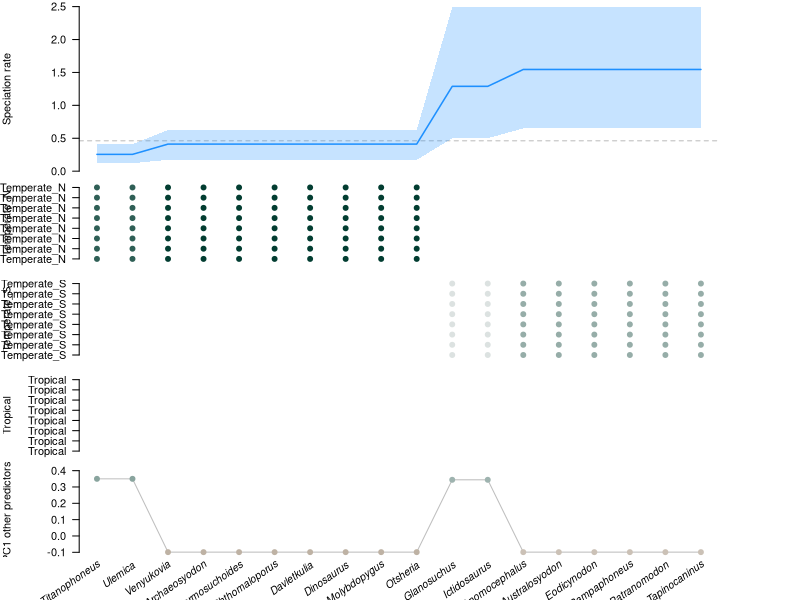

Write the R code that produced this figure. (Note: this script raises an error after producing the figure.)
pdf(file='C:/Users/SimoesLabAdmin/Documents/pt_diversity_rates/updated_occurrence_analyses/model_3/synapsida/combined_10_contribution_per_species_rates.pdf', width = 7, height = 6, useDingbats = FALSE, pointsize = 7)

ord_by_importance = function(s, consrank, rate_mean) {
  imp = consrank**2
  s = scale(s)
  imp = imp / sum(imp)
  #imp = imp / max(imp)
  s = t(t(s) * imp)
  p = prcomp(cbind(s, scale(rate_mean)))
  ord <- order(p$x[, 1])
  if (cor(1:length(rate_mean), rate_mean[ord]) < 0) {
     ord = order(p$x[, 1], decreasing = TRUE)
  }
  return(ord)
}

is_discrete <- function(x) {
  s = min(x):max(x)
  any(x == 0) && length(s) > 1 && all(s %in% unique(x))
}

combine_predictors <- function(shap, feat, feat_names, n_comb) {
  n_comb1 = n_comb + 1
  idx_comb = n_comb1:ncol(shap)
  shap[, n_comb1] = rowSums(shap[, idx_comb])
  shap = shap[, 1:n_comb1]
  comb_pred = t(do.call('rbind', feat[idx_comb]))
  pc1 = prcomp(comb_pred)$x[, 1]
  feat[[n_comb1]] = pc1
  feat[(n_comb + 2):(length(feat))] = NULL
  feat_names = feat_names[1:n_comb1]
  feat_names[n_comb1] = 'PC1 other predictors'
  out = vector(mode = 'list', length = 3)
  out[[1]] = shap
  out[[2]] = feat
  out[[3]] = feat_names
  return(out)
}

shap_heatmap <- function(shap, baseline, rates, species_names, feat,
                         feat_names, feat_states, rate_type = 'speciation', n_individual_pred = NULL) {
  nfeat = ncol(shap)
  if (!is.null(n_individual_pred)) {
    if ((n_individual_pred + 1) < nfeat) {
      comb_p = combine_predictors(shap, feat, feat_names, n_individual_pred)
      shap = comb_p[[1]]
      feat = comb_p[[2]]
      feat_names = comb_p[[3]]
      nfeat = ncol(shap)
    }
  }
  nspecies = nrow(shap)
  shap_pos = shap > 0
  shap_neg = shap < 0
  shap_sqrt = shap
  shap_sqrt[shap == 0] = 0
  offset_sqrt = 0.0
  shap_sqrt[shap_pos] = sqrt(shap[shap_pos] + offset_sqrt)
  shap_sqrt[shap_neg] = sqrt(-1 * shap[shap_neg] + offset_sqrt)
  max_pos = max(shap_sqrt[shap_pos])
  max_neg = max(shap_sqrt[shap_neg])
  steps_pos = round(max_pos / (max_pos + max_neg), 2) * 200
  steps_neg = round(max_neg / (max_pos + max_neg), 2) * 200
  # BrBG diverging colors
  total_steps = steps_pos + steps_neg
  max_steps = max(c(steps_pos, steps_neg))
  col_pos = colorRampPalette(c('#F5F5F5', '#543005'))(max_steps)
  col_neg = colorRampPalette(c('#F5F5F5', '#003C30'))(max_steps)
  col_pos = col_pos[1:steps_pos]
  col_neg = col_neg[1:steps_neg]
  shap_col = shap
  shap_col[shap == 0] = '#F5F5F5'
  col_idx = findInterval(shap_sqrt[shap_pos], seq(sqrt(offset_sqrt), max_pos, length.out = steps_pos), all.inside = TRUE)
  shap_col[shap_pos] = col_pos[col_idx]
  col_idx = findInterval(shap_sqrt[shap_neg], seq(sqrt(offset_sqrt), max_neg, length.out = steps_neg), all.inside = TRUE)
  shap_col[shap_neg] = col_neg[col_idx]
  species_names = gsub('_', ' ', species_names)
  # Plot
  h = 0.15
  if (nfeat < 10) {
    h = seq(0.4, 0.1, length.out = 9)
    h = h[nfeat]
  }
  heights = c(h, rep((1 - 1.25 * h)/nfeat, nfeat), h/4)
  rate_name = 'Speciation rate'
  rate_col = 'dodgerblue'
  if (rate_type == 'extinction') {
    rate_name = 'Extinction rate'
    rate_col = 'red'
  }
  if (rate_type == 'sampling') {
    rate_name = 'Sampling rate'
    rate_col = 'burlywood2'
  }
  layout(cbind(c(1, 2:(nfeat+2)), c(nfeat + 3, rep(nfeat + 4, nfeat), nfeat + 5)),
         heights = heights, widths = c(0.9, 0.1))
  # Rates per species
  par(las = 1, mar = c(0.1, 6, 0.5, 0.1), mgp = c(5, 1, 0))
  cex_lab = 2 / sqrt(length(feat_names))
  cex_lab = ifelse(cex_lab > 1, 1, cex_lab)
  y_tck = pretty(range(rates, na.rm = TRUE), n = 5)
  plot(0, 0, type = 'n', xaxs = 'i', yaxs = 'i',
       xlim = c(0, nspecies), ylim = range(y_tck),
       axes = FALSE, ylab = rate_name, cex.lab = cex_lab)
  abline(h = baseline, lty = 2, col = 'grey')
  x = c(1:nspecies) - 0.5
  polygon(c(x, rev(x)), c(rates[, 2], rev(rates[, 3])), col = adjustcolor(rate_col, alpha = 0.25), border = NA)
  lines(x, rates[, 1], col = rate_col, lwd = 1.5)
  axis(side = 2, at = y_tck, cex.axis = cex_lab)
  # Shape values
  species_x = c(1:nspecies) - 0.5
  for (i in 1:nfeat) {
    f = feat[[i]]
    if (is.null(dim(f))) {
      d = is_discrete(f)
      y_tck = pretty(range(f), n = 5)
      ylim = range(y_tck)
      if (d) {
        ylim = c(min(f) - 0.5, max(f) + 0.5)
      }
      plot(species_x, f, type = 'n', ylim = ylim,
           xlim = c(0, nspecies), xaxs = 'i', axes = FALSE,
           xlab = '', ylab = feat_names[i], cex.lab = cex_lab)
      if (!d) {
        lines(species_x, f, col = 'grey')
        axis(side = 2, at = y_tck, cex.axis = cex_lab)
      }
      else {
        axis(side = 2, at = min(f):max(f), cex.axis = cex_lab)
      }
      points(species_x, f, pch = 19, col = shap_col[, i])
    }
    else {
      nr = nrow(f)
      plot(0, 0, type = 'n', ylim = c(1 - 0.5, nr + 0.5),
           xlim = c(0, nspecies), xaxs = 'i', axes = FALSE,
           xlab = '', ylab = feat_names[i], cex.lab = cex_lab)
      axis(side = 2, at = 1:nr, labels = feat_states[[i]], cex.axis = cex_lab)
      for (j in 1:nr) {
        fj = f[j, ]
        idx = fj == 1
        points(species_x[idx], rep(j, sum(idx)), pch = 19, col = shap_col[idx, i])
      }
    }
  }
  # Species names
  par(mar = c(0.1, 6, 0.5, 0.1), mgp = c(3, 0.1, 0))
  plot(0, 0, type = 'n', xlim = c(0, nspecies), ylim = c(0, 3),
       xaxs = 'i', axes = FALSE, xlab = '', ylab = '')
  text(x = species_x, y = 3, labels = species_names,
       xpd = NA, srt = 35, adj = 0.965,
       cex = 4 / sqrt(length(species_names)), font = 3)
  # Empty plot
  plot(0, 0, type = 'n', axes = FALSE, xlab = '', ylab = '')
  # Legend
  col = c(rev(col_neg), col_pos)
  n_lead_digit = nchar(as.character(max(round(abs(shap)))))
  par(mar = c(4, 0.5, 0.5, 0.5), mgp = c(3, 1, 0))
  plot(0, 0, type = 'n', xlab = '', ylab = '', axes = FALSE,
       xlim = c(0, 2), ylim = c(0, 1.05 * total_steps))
  for (j in 1:total_steps) {
    rect(0, j - 1, 0.7, j, border = col[j], col = col[j])
  }
  rect(0, 0, 0.7, total_steps, border = 'black')
  lines(x = c(0.7, 1.0), y = rep(steps_neg, 2))
  text(x = 0, y = 1.05 * total_steps, labels = 'Rate change', adj = c(0, 0.5))
  a = c(1, 0.5) # right align
  text(x = 2, y = steps_neg, labels = sprintf(paste0('%.', 3 - n_lead_digit, 'f'), 0), adj = a)
  n_tck = 4
  s = seq(sqrt(offset_sqrt), max(c(max_pos, max_neg)), length.out = n_tck)
  pos = (s / s[n_tck]) * max_steps
  pos = pos[-1]
  s = s[-1]
  for (i in 1:length(pos)) {
    p = steps_neg + pos[i]
    if (p <= total_steps) {
      lines(x = c(0.7, 1.0), y = rep(p, 2))
      text(x = 2, y = p, adj = a, labels = sprintf(paste0('%.', 3 - n_lead_digit, 'f'), s[i]**2))
    }
    p = steps_neg - pos[i]
    if (p >= 0) {
      lines(x = c(0.7, 1.0), y = rep(p, 2))
      text(x = 2, y = p, adj = a, labels = sprintf(paste0('%.', 3 - n_lead_digit, 'f'), -(s[i]**2)))
    }
  }
}

consrank=c(3.0, 0.0,2.0,1.0,4.0,5.0)
consrank2 = order(consrank, decreasing = FALSE)
consrank = order(consrank, decreasing = TRUE)
shap_list = list()
shap_list[[1]]=c(0.017221891577912627, 0.008059756276779809,0.017221891577912627,0.008059756276779809,0.008059756276779809,0.008059756276779809,0.008059756276779809,0.017221891577912627,-0.13699337859302438,-0.13699337859302438,0.008059756276779809,0.008059756276779809,0.017221891577912627,0.017221891577912627,0.017221891577912627,-0.2167291476437822,-0.2167291476437822,0.008059756071888842)
shap_list[[2]]=c(0.31320530359393783, -0.7774725293507799,0.31320530359393783,-0.7774725293507799,-0.7774725293507799,-0.7774725293507799,-0.7774725293507799,0.31320530359393783,0.34448318486721324,0.34448318486721324,-0.7774725293507799,-0.7774725293507799,0.31320530359393783,0.31320530359393783,0.31320530359393783,-0.5062150824069976,-0.5062150824069976,-0.7774725293507799)
shap_list[[3]]=c(0.06361960354975421, 0.11785518849268556,0.06361960354975421,0.11785518849268556,0.11785518849268556,0.11785518849268556,0.11785518849268556,0.06361960354975421,0.07310901836433151,0.07310901836433151,0.11785518849268556,0.11785518849268556,0.06361960354975421,0.06361960354975421,0.06361960354975421,0.10239451135508716,0.10239451135508716,0.1178551884368062)
shap_list[[4]]=c(-0.11841924659781149, 0.12879099231678992,-0.11841924659781149,0.12879099231678992,0.12879099231678992,0.12879099231678992,0.12879099231678992,-0.11841924659781149,-0.009116903798021854,-0.009116903798021854,0.12879099231678992,0.12879099231678992,-0.11841924659781149,-0.11841924659781149,-0.11841924659781149,0.04316778622334823,0.04316778622334823,0.1287909921258688)
shap_list[[5]]=c(0.017904623272625268, 0.040217961405287495,0.017904623272625268,0.040217961405287495,0.040217961405287495,0.040217961405287495,0.040217961405287495,0.017904623272625268,0.01834690165357055,0.01834690165357055,0.040217961405287495,0.040217961405287495,0.017904623272625268,0.017904623272625268,0.017904623272625268,0.031988420301931914,0.031988420301931914,0.04021796131215524)
shap_list[[6]]=c(0.018676142422358256, 0.04325405011884868,0.018676142422358256,0.04325405011884868,0.04325405011884868,0.04325405011884868,0.04325405011884868,0.018676142422358256,0.019087618813814444,0.019087618813814444,0.04325405011884868,0.04325405011884868,0.018676142422358256,0.018676142422358256,0.018676142422358256,0.03391521128534805,0.03391521128534805,0.0432540510315448)
shap = do.call('cbind', shap_list)
baseline = 0.46161743611097333
rate=c(1.5451695605565328, 0.4116093050991185,1.5451695605565328,0.4116093050991185,0.4116093050991185,0.4116093050991185,0.4116093050991185,1.5451695605565328,1.288620996037971,1.288620996037971,0.4116093050991185,0.4116093050991185,1.5451695605565328,1.5451695605565328,1.5451695605565328,0.2553761107329046,0.2553761107329046,0.41160930395824835)
rate_lwr=c(0.6500270664691925, 0.17210878059267998,0.6500270664691925,0.17210878059267998,0.17210878059267998,0.17210878059267998,0.17210878059267998,0.6500270664691925,0.5001069838181138,0.5001069838181138,0.17210878059267998,0.17210878059267998,0.6500270664691925,0.6500270664691925,0.6500270664691925,0.12198031321167946,0.12198031321167946,0.17210878059267998)
rate_upr=c(2.4982909709215164, 0.6254307143390179,2.4982909709215164,0.6254307143390179,0.6254307143390179,0.6254307143390179,0.6254307143390179,2.4982909709215164,2.4864135198295116,2.4864135198295116,0.6254307143390179,0.6254307143390179,2.4982909709215164,2.4982909709215164,2.4982909709215164,0.4084222633391619,0.4084222633391619,0.6254307143390179)
rates = cbind(rate, rate_lwr, rate_upr)
species_names = c()
species_names = c(species_names, 'Anomocephalus')
species_names = c(species_names, 'Archaeosyodon')
species_names = c(species_names, 'Australosyodon')
species_names = c(species_names, 'Biarmosuchoides')
species_names = c(species_names, 'Chthomaloporus')
species_names = c(species_names, 'Davletkulia')
species_names = c(species_names, 'Dinosaurus')
species_names = c(species_names, 'Eodicynodon')
species_names = c(species_names, 'Glanosuchus')
species_names = c(species_names, 'Ictidosaurus')
species_names = c(species_names, 'Molybdopygus')
species_names = c(species_names, 'Otsheria')
species_names = c(species_names, 'Pampaphoneus')
species_names = c(species_names, 'Patranomodon')
species_names = c(species_names, 'Tapinocaninus')
species_names = c(species_names, 'Titanophoneus')
species_names = c(species_names, 'Ulemica')
species_names = c(species_names, 'Venyukovia')
feat_names = c()
feat_names = c(feat_names, 'lat_range_z_trans')
feat_names = c(feat_names, 'Temperate_N')
feat_names = c(feat_names, 'Tropical')
feat_names = c(feat_names, 'Temperate_S')
feat_names = c(feat_names, 'Antarctic')
feat_names = c(feat_names, 'time')
ord = ord_by_importance(shap, consrank, rate)
shap_ord = shap[ord, consrank2, drop = FALSE]
rates_ord = rates[ord, ]
species_names_ord = species_names[ord]
feat_names_ord = feat_names[consrank2]
feat = vector(mode = 'list', length = 6)
feat_states = vector(mode = 'list', length = 6)
tmp = vector(mode = 'list', length = 8)
tmp_states = c()
tmp[[1]]=c(-0.2974245548248291, -0.2974245548248291,-0.2974245548248291,-0.2974245548248291,-0.2974245548248291,-0.2974245548248291,-0.2974245548248291,-0.2974245548248291,-0.1407773196697235,-0.1407773196697235,-0.2974245548248291,-0.2974245548248291,-0.2974245548248291,-0.2974245548248291,-0.2974245548248291,-0.13867215812206268,-0.13867215812206268,-0.2974245548248291)
tmp_states = c(tmp_states, 'lat_range_z_trans')
tmp[[14]]=c(-0.2974245548248291, -0.2974245548248291,-0.2974245548248291,-0.2974245548248291,-0.2974245548248291,-0.2974245548248291,-0.2974245548248291,-0.2974245548248291,-0.1407773196697235,-0.1407773196697235,-0.2974245548248291,-0.2974245548248291,-0.2974245548248291,-0.2974245548248291,-0.2974245548248291,-0.13867215812206268,-0.13867215812206268,-0.2974245548248291)
tmp_states = c(tmp_states, 'lat_range_z_trans')
tmp[[27]]=c(-0.2974245548248291, -0.2974245548248291,-0.2974245548248291,-0.2974245548248291,-0.2974245548248291,-0.2974245548248291,-0.2974245548248291,-0.2974245548248291,-0.1407773196697235,-0.1407773196697235,-0.2974245548248291,-0.2974245548248291,-0.2974245548248291,-0.2974245548248291,-0.2974245548248291,-0.13867215812206268,-0.13867215812206268,-0.2974245548248291)
tmp_states = c(tmp_states, 'lat_range_z_trans')
tmp[[40]]=c(-0.2974245548248291, -0.2974245548248291,-0.2974245548248291,-0.2974245548248291,-0.2974245548248291,-0.2974245548248291,-0.2974245548248291,-0.2974245548248291,-0.1407773196697235,-0.1407773196697235,-0.2974245548248291,-0.2974245548248291,-0.2974245548248291,-0.2974245548248291,-0.2974245548248291,-0.13867215812206268,-0.13867215812206268,-0.2974245548248291)
tmp_states = c(tmp_states, 'lat_range_z_trans')
tmp[[53]]=c(-0.2974245548248291, -0.2974245548248291,-0.2974245548248291,-0.2974245548248291,-0.2974245548248291,-0.2974245548248291,-0.2974245548248291,-0.2974245548248291,-0.1407773196697235,-0.1407773196697235,-0.2974245548248291,-0.2974245548248291,-0.2974245548248291,-0.2974245548248291,-0.2974245548248291,-0.13867215812206268,-0.13867215812206268,-0.2974245548248291)
tmp_states = c(tmp_states, 'lat_range_z_trans')
tmp[[66]]=c(-0.2974245548248291, -0.2974245548248291,-0.2974245548248291,-0.2974245548248291,-0.2974245548248291,-0.2974245548248291,-0.2974245548248291,-0.2974245548248291,-0.1407773196697235,-0.1407773196697235,-0.2974245548248291,-0.2974245548248291,-0.2974245548248291,-0.2974245548248291,-0.2974245548248291,-0.13867215812206268,-0.13867215812206268,-0.2974245548248291)
tmp_states = c(tmp_states, 'lat_range_z_trans')
tmp[[79]]=c(-0.2974245548248291, -0.2974245548248291,-0.2974245548248291,-0.2974245548248291,-0.2974245548248291,-0.2974245548248291,-0.2974245548248291,-0.2974245548248291,-0.1407773196697235,-0.1407773196697235,-0.2974245548248291,-0.2974245548248291,-0.2974245548248291,-0.2974245548248291,-0.2974245548248291,-0.13867215812206268,-0.13867215812206268,-0.2974245548248291)
tmp_states = c(tmp_states, 'lat_range_z_trans')
tmp[[92]]=c(-0.2974245548248291, -0.2974245548248291,-0.2974245548248291,-0.2974245548248291,-0.2974245548248291,-0.2974245548248291,-0.2974245548248291,-0.2974245548248291,-0.1407773196697235,-0.1407773196697235,-0.2974245548248291,-0.2974245548248291,-0.2974245548248291,-0.2974245548248291,-0.2974245548248291,-0.13867215812206268,-0.13867215812206268,-0.2974245548248291)
tmp_states = c(tmp_states, 'lat_range_z_trans')
tmp = do.call('rbind', tmp)
feat[[1]] = tmp[, ord]
feat_states[[1]] = tmp_states
tmp = vector(mode = 'list', length = 8)
tmp_states = c()
tmp[[2]]=c(0.0, 1.0,0.0,1.0,1.0,1.0,1.0,0.0,0.0,0.0,1.0,1.0,0.0,0.0,0.0,1.0,1.0,1.0)
tmp_states = c(tmp_states, 'Temperate_N')
tmp[[15]]=c(0.0, 1.0,0.0,1.0,1.0,1.0,1.0,0.0,0.0,0.0,1.0,1.0,0.0,0.0,0.0,1.0,1.0,1.0)
tmp_states = c(tmp_states, 'Temperate_N')
tmp[[28]]=c(0.0, 1.0,0.0,1.0,1.0,1.0,1.0,0.0,0.0,0.0,1.0,1.0,0.0,0.0,0.0,1.0,1.0,1.0)
tmp_states = c(tmp_states, 'Temperate_N')
tmp[[41]]=c(0.0, 1.0,0.0,1.0,1.0,1.0,1.0,0.0,0.0,0.0,1.0,1.0,0.0,0.0,0.0,1.0,1.0,1.0)
tmp_states = c(tmp_states, 'Temperate_N')
tmp[[54]]=c(0.0, 1.0,0.0,1.0,1.0,1.0,1.0,0.0,0.0,0.0,1.0,1.0,0.0,0.0,0.0,1.0,1.0,1.0)
tmp_states = c(tmp_states, 'Temperate_N')
tmp[[67]]=c(0.0, 1.0,0.0,1.0,1.0,1.0,1.0,0.0,0.0,0.0,1.0,1.0,0.0,0.0,0.0,1.0,1.0,1.0)
tmp_states = c(tmp_states, 'Temperate_N')
tmp[[80]]=c(0.0, 1.0,0.0,1.0,1.0,1.0,1.0,0.0,0.0,0.0,1.0,1.0,0.0,0.0,0.0,1.0,1.0,1.0)
tmp_states = c(tmp_states, 'Temperate_N')
tmp[[93]]=c(0.0, 1.0,0.0,1.0,1.0,1.0,1.0,0.0,0.0,0.0,1.0,1.0,0.0,0.0,0.0,1.0,1.0,1.0)
tmp_states = c(tmp_states, 'Temperate_N')
tmp = do.call('rbind', tmp)
feat[[2]] = tmp[, ord]
feat_states[[2]] = tmp_states
tmp = vector(mode = 'list', length = 8)
tmp_states = c()
tmp[[3]]=c(0.0, 0.0,0.0,0.0,0.0,0.0,0.0,0.0,0.0,0.0,0.0,0.0,0.0,0.0,0.0,0.0,0.0,0.0)
tmp_states = c(tmp_states, 'Tropical')
tmp[[16]]=c(0.0, 0.0,0.0,0.0,0.0,0.0,0.0,0.0,0.0,0.0,0.0,0.0,0.0,0.0,0.0,0.0,0.0,0.0)
tmp_states = c(tmp_states, 'Tropical')
tmp[[29]]=c(0.0, 0.0,0.0,0.0,0.0,0.0,0.0,0.0,0.0,0.0,0.0,0.0,0.0,0.0,0.0,0.0,0.0,0.0)
tmp_states = c(tmp_states, 'Tropical')
tmp[[42]]=c(0.0, 0.0,0.0,0.0,0.0,0.0,0.0,0.0,0.0,0.0,0.0,0.0,0.0,0.0,0.0,0.0,0.0,0.0)
tmp_states = c(tmp_states, 'Tropical')
tmp[[55]]=c(0.0, 0.0,0.0,0.0,0.0,0.0,0.0,0.0,0.0,0.0,0.0,0.0,0.0,0.0,0.0,0.0,0.0,0.0)
tmp_states = c(tmp_states, 'Tropical')
tmp[[68]]=c(0.0, 0.0,0.0,0.0,0.0,0.0,0.0,0.0,0.0,0.0,0.0,0.0,0.0,0.0,0.0,0.0,0.0,0.0)
tmp_states = c(tmp_states, 'Tropical')
tmp[[81]]=c(0.0, 0.0,0.0,0.0,0.0,0.0,0.0,0.0,0.0,0.0,0.0,0.0,0.0,0.0,0.0,0.0,0.0,0.0)
tmp_states = c(tmp_states, 'Tropical')
tmp[[94]]=c(0.0, 0.0,0.0,0.0,0.0,0.0,0.0,0.0,0.0,0.0,0.0,0.0,0.0,0.0,0.0,0.0,0.0,0.0)
tmp_states = c(tmp_states, 'Tropical')
tmp = do.call('rbind', tmp)
feat[[3]] = tmp[, ord]
feat_states[[3]] = tmp_states
tmp = vector(mode = 'list', length = 8)
tmp_states = c()
tmp[[4]]=c(1.0, 0.0,1.0,0.0,0.0,0.0,0.0,1.0,1.0,1.0,0.0,0.0,1.0,1.0,1.0,0.0,0.0,0.0)
tmp_states = c(tmp_states, 'Temperate_S')
tmp[[17]]=c(1.0, 0.0,1.0,0.0,0.0,0.0,0.0,1.0,1.0,1.0,0.0,0.0,1.0,1.0,1.0,0.0,0.0,0.0)
tmp_states = c(tmp_states, 'Temperate_S')
tmp[[30]]=c(1.0, 0.0,1.0,0.0,0.0,0.0,0.0,1.0,1.0,1.0,0.0,0.0,1.0,1.0,1.0,0.0,0.0,0.0)
tmp_states = c(tmp_states, 'Temperate_S')
tmp[[43]]=c(1.0, 0.0,1.0,0.0,0.0,0.0,0.0,1.0,1.0,1.0,0.0,0.0,1.0,1.0,1.0,0.0,0.0,0.0)
tmp_states = c(tmp_states, 'Temperate_S')
tmp[[56]]=c(1.0, 0.0,1.0,0.0,0.0,0.0,0.0,1.0,1.0,1.0,0.0,0.0,1.0,1.0,1.0,0.0,0.0,0.0)
tmp_states = c(tmp_states, 'Temperate_S')
tmp[[69]]=c(1.0, 0.0,1.0,0.0,0.0,0.0,0.0,1.0,1.0,1.0,0.0,0.0,1.0,1.0,1.0,0.0,0.0,0.0)
tmp_states = c(tmp_states, 'Temperate_S')
tmp[[82]]=c(1.0, 0.0,1.0,0.0,0.0,0.0,0.0,1.0,1.0,1.0,0.0,0.0,1.0,1.0,1.0,0.0,0.0,0.0)
tmp_states = c(tmp_states, 'Temperate_S')
tmp[[95]]=c(1.0, 0.0,1.0,0.0,0.0,0.0,0.0,1.0,1.0,1.0,0.0,0.0,1.0,1.0,1.0,0.0,0.0,0.0)
tmp_states = c(tmp_states, 'Temperate_S')
tmp = do.call('rbind', tmp)
feat[[4]] = tmp[, ord]
feat_states[[4]] = tmp_states
tmp = vector(mode = 'list', length = 8)
tmp_states = c()
tmp[[5]]=c(0.0, 0.0,0.0,0.0,0.0,0.0,0.0,0.0,0.0,0.0,0.0,0.0,0.0,0.0,0.0,0.0,0.0,0.0)
tmp_states = c(tmp_states, 'Antarctic')
tmp[[18]]=c(0.0, 0.0,0.0,0.0,0.0,0.0,0.0,0.0,0.0,0.0,0.0,0.0,0.0,0.0,0.0,0.0,0.0,0.0)
tmp_states = c(tmp_states, 'Antarctic')
tmp[[31]]=c(0.0, 0.0,0.0,0.0,0.0,0.0,0.0,0.0,0.0,0.0,0.0,0.0,0.0,0.0,0.0,0.0,0.0,0.0)
tmp_states = c(tmp_states, 'Antarctic')
tmp[[44]]=c(0.0, 0.0,0.0,0.0,0.0,0.0,0.0,0.0,0.0,0.0,0.0,0.0,0.0,0.0,0.0,0.0,0.0,0.0)
tmp_states = c(tmp_states, 'Antarctic')
tmp[[57]]=c(0.0, 0.0,0.0,0.0,0.0,0.0,0.0,0.0,0.0,0.0,0.0,0.0,0.0,0.0,0.0,0.0,0.0,0.0)
tmp_states = c(tmp_states, 'Antarctic')
tmp[[70]]=c(0.0, 0.0,0.0,0.0,0.0,0.0,0.0,0.0,0.0,0.0,0.0,0.0,0.0,0.0,0.0,0.0,0.0,0.0)
tmp_states = c(tmp_states, 'Antarctic')
tmp[[83]]=c(0.0, 0.0,0.0,0.0,0.0,0.0,0.0,0.0,0.0,0.0,0.0,0.0,0.0,0.0,0.0,0.0,0.0,0.0)
tmp_states = c(tmp_states, 'Antarctic')
tmp[[96]]=c(0.0, 0.0,0.0,0.0,0.0,0.0,0.0,0.0,0.0,0.0,0.0,0.0,0.0,0.0,0.0,0.0,0.0,0.0)
tmp_states = c(tmp_states, 'Antarctic')
tmp = do.call('rbind', tmp)
feat[[5]] = tmp[, ord]
feat_states[[5]] = tmp_states
tmp = vector(mode = 'list', length = 8)
tmp_states = c()
tmp[[13]]=c(269.24935560075755, 269.24935560075755,269.24935560075755,269.24935560075755,269.24935560075755,269.24935560075755,269.24935560075755,269.24935560075755,269.24935560075755,269.24935560075755,269.24935560075755,269.24935560075755,269.24935560075755,269.24935560075755,269.24935560075755,269.24935560075755,269.24935560075755,269.24935560075755)
tmp_states = c(tmp_states, 'time')
tmp[[26]]=c(269.24935560075755, 269.24935560075755,269.24935560075755,269.24935560075755,269.24935560075755,269.24935560075755,269.24935560075755,269.24935560075755,269.24935560075755,269.24935560075755,269.24935560075755,269.24935560075755,269.24935560075755,269.24935560075755,269.24935560075755,269.24935560075755,269.24935560075755,269.24935560075755)
tmp_states = c(tmp_states, 'time')
tmp[[39]]=c(269.24935560075755, 269.24935560075755,269.24935560075755,269.24935560075755,269.24935560075755,269.24935560075755,269.24935560075755,269.24935560075755,269.24935560075755,269.24935560075755,269.24935560075755,269.24935560075755,269.24935560075755,269.24935560075755,269.24935560075755,269.24935560075755,269.24935560075755,269.24935560075755)
tmp_states = c(tmp_states, 'time')
tmp[[52]]=c(269.24935560075755, 269.24935560075755,269.24935560075755,269.24935560075755,269.24935560075755,269.24935560075755,269.24935560075755,269.24935560075755,269.24935560075755,269.24935560075755,269.24935560075755,269.24935560075755,269.24935560075755,269.24935560075755,269.24935560075755,269.24935560075755,269.24935560075755,269.24935560075755)
tmp_states = c(tmp_states, 'time')
tmp[[65]]=c(269.24935560075755, 269.24935560075755,269.24935560075755,269.24935560075755,269.24935560075755,269.24935560075755,269.24935560075755,269.24935560075755,269.24935560075755,269.24935560075755,269.24935560075755,269.24935560075755,269.24935560075755,269.24935560075755,269.24935560075755,269.24935560075755,269.24935560075755,269.24935560075755)
tmp_states = c(tmp_states, 'time')
tmp[[78]]=c(269.24935560075755, 269.24935560075755,269.24935560075755,269.24935560075755,269.24935560075755,269.24935560075755,269.24935560075755,269.24935560075755,269.24935560075755,269.24935560075755,269.24935560075755,269.24935560075755,269.24935560075755,269.24935560075755,269.24935560075755,269.24935560075755,269.24935560075755,269.24935560075755)
tmp_states = c(tmp_states, 'time')
tmp[[91]]=c(269.24935560075755, 269.24935560075755,269.24935560075755,269.24935560075755,269.24935560075755,269.24935560075755,269.24935560075755,269.24935560075755,269.24935560075755,269.24935560075755,269.24935560075755,269.24935560075755,269.24935560075755,269.24935560075755,269.24935560075755,269.24935560075755,269.24935560075755,269.24935560075755)
tmp_states = c(tmp_states, 'time')
tmp[[104]]=c(269.24935560075755, 269.24935560075755,269.24935560075755,269.24935560075755,269.24935560075755,269.24935560075755,269.24935560075755,269.24935560075755,269.24935560075755,269.24935560075755,269.24935560075755,269.24935560075755,269.24935560075755,269.24935560075755,269.24935560075755,269.24935560075755,269.24935560075755,269.24935560075755)
tmp_states = c(tmp_states, 'time')
tmp = do.call('rbind', tmp)
feat[[6]] = tmp[, ord]
feat_states[[6]] = tmp_states
feat_ord = feat[consrank2]
feat_states_ord = feat_states[consrank2]
shap_heatmap(shap_ord, baseline, rates_ord, species_names_ord, feat_ord,
             feat_names_ord, feat_states_ord, rate_type = 'speciation', n_individual_pred = 3)

consrank=c(2.0, 0.0,3.0,1.0,5.0,4.0)
consrank2 = order(consrank, decreasing = FALSE)
consrank = order(consrank, decreasing = TRUE)
shap_list = list()
shap_list[[1]]=c(0.07516311138053425,0.07516311138053425)
shap_list[[2]]=c(-0.3821129238069989,-0.3821129238069989)
shap_list[[3]]=c(0.0958427345778182,0.0958427345778182)
shap_list[[4]]=c(0.1411302134837024,0.1411302134837024)
shap_list[[5]]=c(0.013791103555704468,0.013791103555704468)
shap_list[[6]]=c(0.013791107873548753,0.013791107873548753)
shap = do.call('cbind', shap_list)
baseline = 0.2701186527684331
rate=c(0.35184393183408247,0.35184393183408247)
rate_lwr=c(0.1457412801682949,0.1457412801682949)
rate_upr=c(0.5271315667778254,0.5271315667778254)
rates = cbind(rate, rate_lwr, rate_upr)
species_names = c()
species_names = c(species_names, 'Davletkulia')
species_names = c(species_names, 'Raranimus')
feat_names = c()
feat_names = c(feat_names, 'lat_range_z_trans')
feat_names = c(feat_names, 'Temperate_N')
feat_names = c(feat_names, 'Tropical')
feat_names = c(feat_names, 'Temperate_S')
feat_names = c(feat_names, 'Antarctic')
feat_names = c(feat_names, 'time')
ord = ord_by_importance(shap, consrank, rate)
shap_ord = shap[ord, consrank2, drop = FALSE]
rates_ord = rates[ord, ]
species_names_ord = species_names[ord]
feat_names_ord = feat_names[consrank2]
feat = vector(mode = 'list', length = 6)
feat_states = vector(mode = 'list', length = 6)
tmp = vector(mode = 'list', length = 8)
tmp_states = c()
tmp[[1]]=c(-0.2974245548248291,-0.2974245548248291)
tmp_states = c(tmp_states, 'lat_range_z_trans')
tmp[[14]]=c(-0.2974245548248291,-0.2974245548248291)
tmp_states = c(tmp_states, 'lat_range_z_trans')
tmp[[27]]=c(-0.2974245548248291,-0.2974245548248291)
tmp_states = c(tmp_states, 'lat_range_z_trans')
tmp[[40]]=c(-0.2974245548248291,-0.2974245548248291)
tmp_states = c(tmp_states, 'lat_range_z_trans')
tmp[[53]]=c(-0.2974245548248291,-0.2974245548248291)
tmp_states = c(tmp_states, 'lat_range_z_trans')
tmp[[66]]=c(-0.2974245548248291,-0.2974245548248291)
tmp_states = c(tmp_states, 'lat_range_z_trans')
tmp[[79]]=c(-0.2974245548248291,-0.2974245548248291)
tmp_states = c(tmp_states, 'lat_range_z_trans')
tmp[[92]]=c(-0.2974245548248291,-0.2974245548248291)
tmp_states = c(tmp_states, 'lat_range_z_trans')
tmp = do.call('rbind', tmp)
feat[[1]] = tmp[, ord]
feat_states[[1]] = tmp_states
tmp = vector(mode = 'list', length = 8)
tmp_states = c()
tmp[[2]]=c(1.0,1.0)
tmp_states = c(tmp_states, 'Temperate_N')
tmp[[15]]=c(1.0,1.0)
tmp_states = c(tmp_states, 'Temperate_N')
tmp[[28]]=c(1.0,1.0)
tmp_states = c(tmp_states, 'Temperate_N')
tmp[[41]]=c(1.0,1.0)
tmp_states = c(tmp_states, 'Temperate_N')
tmp[[54]]=c(1.0,1.0)
tmp_states = c(tmp_states, 'Temperate_N')
tmp[[67]]=c(1.0,1.0)
tmp_states = c(tmp_states, 'Temperate_N')
tmp[[80]]=c(1.0,1.0)
tmp_states = c(tmp_states, 'Temperate_N')
tmp[[93]]=c(1.0,1.0)
tmp_states = c(tmp_states, 'Temperate_N')
tmp = do.call('rbind', tmp)
feat[[2]] = tmp[, ord]
feat_states[[2]] = tmp_states
tmp = vector(mode = 'list', length = 8)
tmp_states = c()
tmp[[3]]=c(0.0,0.0)
tmp_states = c(tmp_states, 'Tropical')
tmp[[16]]=c(0.0,0.0)
tmp_states = c(tmp_states, 'Tropical')
tmp[[29]]=c(0.0,0.0)
tmp_states = c(tmp_states, 'Tropical')
tmp[[42]]=c(0.0,0.0)
tmp_states = c(tmp_states, 'Tropical')
tmp[[55]]=c(0.0,0.0)
tmp_states = c(tmp_states, 'Tropical')
tmp[[68]]=c(0.0,0.0)
tmp_states = c(tmp_states, 'Tropical')
tmp[[81]]=c(0.0,0.0)
tmp_states = c(tmp_states, 'Tropical')
tmp[[94]]=c(0.0,0.0)
tmp_states = c(tmp_states, 'Tropical')
tmp = do.call('rbind', tmp)
feat[[3]] = tmp[, ord]
feat_states[[3]] = tmp_states
tmp = vector(mode = 'list', length = 8)
tmp_states = c()
tmp[[4]]=c(0.0,0.0)
tmp_states = c(tmp_states, 'Temperate_S')
tmp[[17]]=c(0.0,0.0)
tmp_states = c(tmp_states, 'Temperate_S')
tmp[[30]]=c(0.0,0.0)
tmp_states = c(tmp_states, 'Temperate_S')
tmp[[43]]=c(0.0,0.0)
tmp_states = c(tmp_states, 'Temperate_S')
tmp[[56]]=c(0.0,0.0)
tmp_states = c(tmp_states, 'Temperate_S')
tmp[[69]]=c(0.0,0.0)
tmp_states = c(tmp_states, 'Temperate_S')
tmp[[82]]=c(0.0,0.0)
tmp_states = c(tmp_states, 'Temperate_S')
tmp[[95]]=c(0.0,0.0)
tmp_states = c(tmp_states, 'Temperate_S')
tmp = do.call('rbind', tmp)
feat[[4]] = tmp[, ord]
feat_states[[4]] = tmp_states
tmp = vector(mode = 'list', length = 8)
tmp_states = c()
tmp[[5]]=c(0.0,0.0)
tmp_states = c(tmp_states, 'Antarctic')
tmp[[18]]=c(0.0,0.0)
tmp_states = c(tmp_states, 'Antarctic')
tmp[[31]]=c(0.0,0.0)
tmp_states = c(tmp_states, 'Antarctic')
tmp[[44]]=c(0.0,0.0)
tmp_states = c(tmp_states, 'Antarctic')
tmp[[57]]=c(0.0,0.0)
tmp_states = c(tmp_states, 'Antarctic')
tmp[[70]]=c(0.0,0.0)
tmp_states = c(tmp_states, 'Antarctic')
tmp[[83]]=c(0.0,0.0)
tmp_states = c(tmp_states, 'Antarctic')
tmp[[96]]=c(0.0,0.0)
tmp_states = c(tmp_states, 'Antarctic')
tmp = do.call('rbind', tmp)
feat[[5]] = tmp[, ord]
feat_states[[5]] = tmp_states
tmp = vector(mode = 'list', length = 8)
tmp_states = c()
tmp[[13]]=c(269.24935560075755,269.24935560075755)
tmp_states = c(tmp_states, 'time')
tmp[[26]]=c(269.24935560075755,269.24935560075755)
tmp_states = c(tmp_states, 'time')
tmp[[39]]=c(269.24935560075755,269.24935560075755)
tmp_states = c(tmp_states, 'time')
tmp[[52]]=c(269.24935560075755,269.24935560075755)
tmp_states = c(tmp_states, 'time')
tmp[[65]]=c(269.24935560075755,269.24935560075755)
tmp_states = c(tmp_states, 'time')
tmp[[78]]=c(269.24935560075755,269.24935560075755)
tmp_states = c(tmp_states, 'time')
tmp[[91]]=c(269.24935560075755,269.24935560075755)
tmp_states = c(tmp_states, 'time')
tmp[[104]]=c(269.24935560075755,269.24935560075755)
tmp_states = c(tmp_states, 'time')
tmp = do.call('rbind', tmp)
feat[[6]] = tmp[, ord]
feat_states[[6]] = tmp_states
feat_ord = feat[consrank2]
feat_states_ord = feat_states[consrank2]
shap_heatmap(shap_ord, baseline, rates_ord, species_names_ord, feat_ord,
             feat_names_ord, feat_states_ord, rate_type = 'extinction', n_individual_pred = 3)

dev.off()
